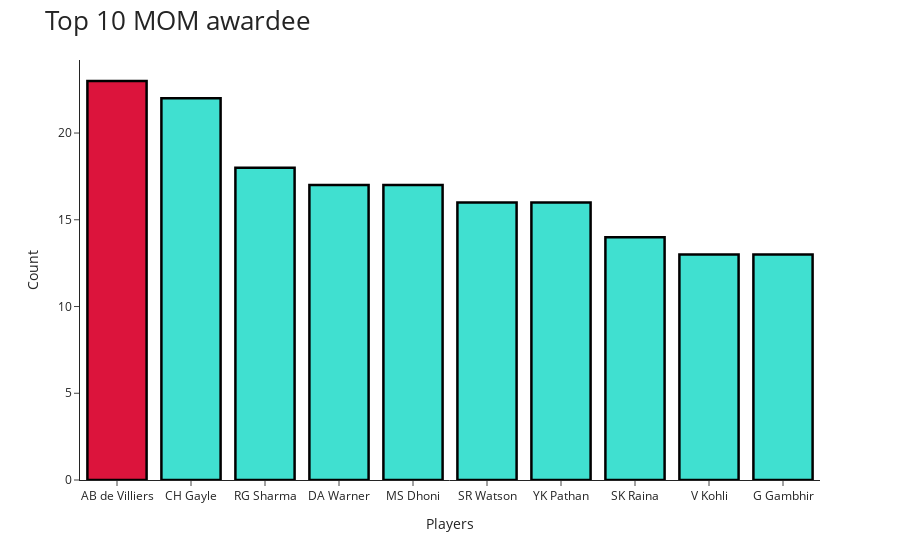

Write notebook code for a chart like this one.
### Markdown cell above
#### Man of the match awards (Top 10)

### Code cell
colors = ['turquoise',] * 11
colors[0] = 'crimson'
fig=px.bar(x=match_data.player_of_match.value_counts()[:10].index,y=match_data.player_of_match.value_counts()[:10],labels=dict(x="Players",y="Count"),)
fig.update_layout(title="Top 10 MOM awardee",
                  titlefont={'size': 26},template='simple_white'     
                  )
fig.update_traces(marker_line_color='black',
                  marker_line_width=2.5, opacity=1,marker_color=colors)
fig.show()

### Figure 1 — Plotly figure (JSON) as saved in the notebook; plotly's stock layout.template omitted (floating-point values rounded to 4 significant figures)
{"data": [{"alignmentgroup": "True", "hovertemplate": "Players=%{x}<br>Count=%{y}<extra></extra>", "legendgroup": "", "marker": {"color": ["crimson", "turquoise", "turquoise", "turquoise", "turquoise", "turquoise", "turquoise", "turquoise", "turquoise", "turquoise", "turquoise"], "line": {"color": "black", "width": 2.5}, "pattern": {"shape": ""}}, "name": "", "offsetgroup": "", "opacity": 1, "orientation": "v", "showlegend": false, "textposition": "auto", "type": "bar", "x": ["AB de Villiers", "CH Gayle", "RG Sharma", "DA Warner", "MS Dhoni", "SR Watson", "YK Pathan", "SK Raina", "V Kohli", "G Gambhir"], "xaxis": "x", "y": [23, 22, 18, 17, 17, 16, 16, 14, 13, 13], "yaxis": "y"}], "layout": {"barmode": "relative", "legend": {"tracegroupgap": 0}, "margin": {"t": 60}, "title": {"font": {"size": 26}, "text": "Top 10 MOM awardee"}, "xaxis": {"anchor": "y", "domain": [0, 1], "title": {"text": "Players"}}, "yaxis": {"anchor": "x", "domain": [0, 1], "title": {"text": "Count"}}}}
